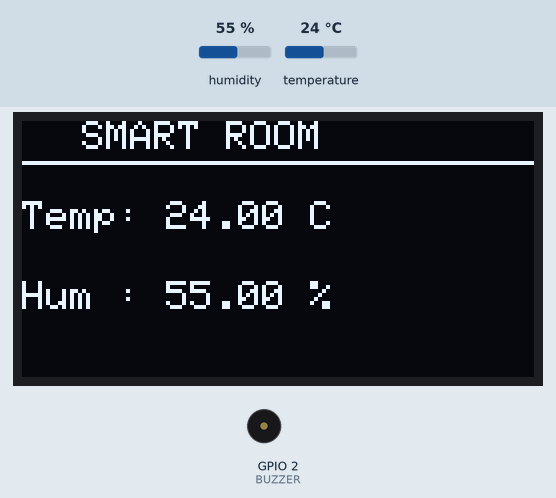
Simulated run of this sketch. Board: ESP32. On the bench: 128×64 one-colour display, buzzer (waves = sounding, pin HIGH). The test bench sets the inputs (shaded band); at power-on: temperature 24 °C, humidity 55 %.

Above: at 2.9 s.
3.0 s: temperature set to 34 °C
5.7 s: temperature set to 37 °C
At 7.6 s:
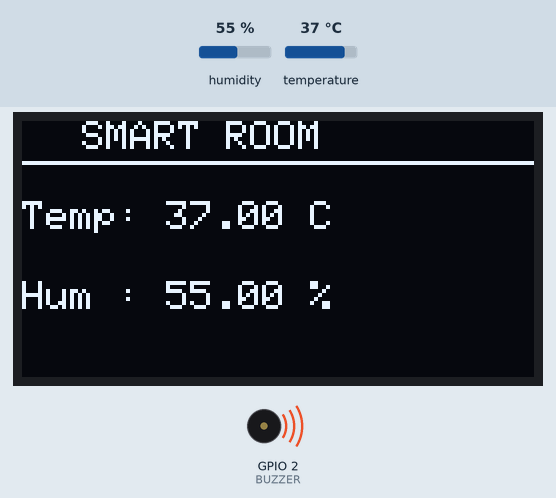
8.4 s: humidity set to 22 %
At 10.6 s:
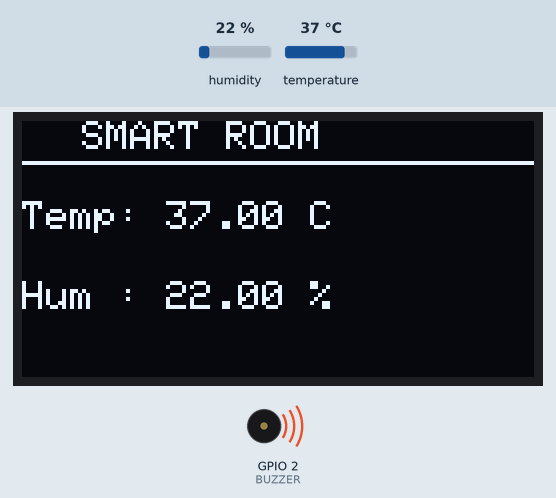
11.8 s: humidity set to 40 %
At 12.8 s:
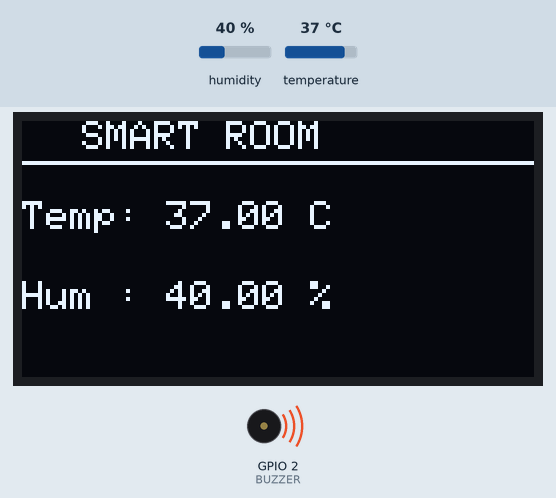
Timing chart, 0 to 14.8 s (numbered marks = the images above; inputs shaded):
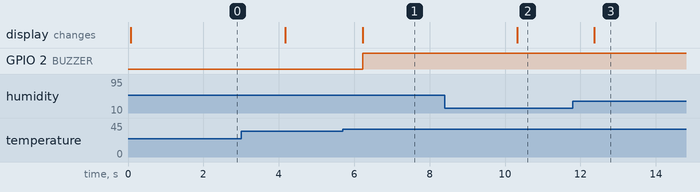

Measured:
- the behaviour switches between 35 and 36 °C on temperature (found by bisection; images 0 and 1)
- after the input at 5.7 s, GPIO 2 (BUZZER): LOW → HIGH after 0.53 s; the display: changes after 0.53 s (image 1)
- after the input at 8.4 s, the display: changes after 1.9 s (image 2)
- after the input at 11.8 s, the display: changes after 0.57 s (image 3)

The sketch:

smart_room_monitor.ino
```cpp
#include <Wire.h>
#include <Adafruit_GFX.h>
#include <Adafruit_SSD1306.h>
#include <DHT.h>

#define SCREEN_WIDTH 128
#define SCREEN_HEIGHT 64

#define DHTPIN 4
#define DHTTYPE DHT11
#define BUZZER 2

DHT dht(DHTPIN, DHTTYPE);

Adafruit_SSD1306 display(SCREEN_WIDTH, SCREEN_HEIGHT, &Wire, -1);

void setup() {
  Serial.begin(115200);

  Wire.begin(21, 22);
  dht.begin();

  pinMode(BUZZER, OUTPUT);

  if (!display.begin(SSD1306_SWITCHCAPVCC, 0x3C)) {
    Serial.println("OLED not found");
    while (true);
  }
}

void loop() {

  float temp = dht.readTemperature();
  float hum = dht.readHumidity();

  display.clearDisplay();

  display.setTextSize(1);
  display.setTextColor(WHITE);

  display.setCursor(15, 0);
  display.println("SMART ROOM");

  display.drawLine(0, 10, 128, 10, WHITE);

  display.setCursor(0, 20);
  display.print("Temp: ");
  display.print(temp);
  display.println(" C");

  display.setCursor(0, 40);
  display.print("Hum : ");
  display.print(hum);
  display.println(" %");

  display.display();

  if (temp > 35) {
    digitalWrite(BUZZER, HIGH);
  } else {
    digitalWrite(BUZZER, LOW);
  }

  delay(2000);
}
```
